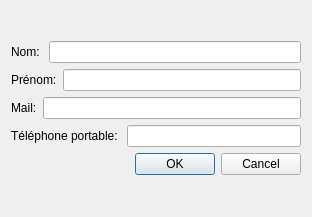
<?xml version="1.0" encoding="UTF-8"?>
<ui version="4.0">
 <class>DialogAjouter</class>
 <widget class="QDialog" name="DialogAjouter">
  <property name="geometry">
   <rect>
    <x>0</x>
    <y>0</y>
    <width>312</width>
    <height>217</height>
   </rect>
  </property>
  <property name="windowTitle">
   <string>AddContact</string>
  </property>
  <layout class="QVBoxLayout" name="verticalLayout_3">
   <item>
    <layout class="QVBoxLayout" name="verticalLayout_2">
     <item>
      <layout class="QVBoxLayout" name="verticalLayout">
       <item>
        <layout class="QHBoxLayout" name="horizontalLayout">
         <item>
          <widget class="QLabel" name="label_diagNom">
           <property name="text">
            <string>Nom: </string>
           </property>
          </widget>
         </item>
         <item>
          <widget class="QLineEdit" name="lineEditNom"/>
         </item>
        </layout>
       </item>
       <item>
        <layout class="QHBoxLayout" name="horizontalLayout_2">
         <item>
          <widget class="QLabel" name="label_diagPrenom">
           <property name="text">
            <string>Prénom:</string>
           </property>
          </widget>
         </item>
         <item>
          <widget class="QLineEdit" name="lineEditPrenom"/>
         </item>
        </layout>
       </item>
       <item>
        <layout class="QHBoxLayout" name="horizontalLayout_3">
         <item>
          <widget class="QLabel" name="label_diagMail">
           <property name="text">
            <string>Mail:</string>
           </property>
          </widget>
         </item>
         <item>
          <widget class="QLineEdit" name="lineEditMail"/>
         </item>
        </layout>
       </item>
       <item>
        <layout class="QHBoxLayout" name="horizontalLayout_4">
         <item>
          <widget class="QLabel" name="label_diagTel">
           <property name="text">
            <string>Téléphone portable: </string>
           </property>
          </widget>
         </item>
         <item>
          <widget class="QLineEdit" name="lineEditTel"/>
         </item>
        </layout>
       </item>
      </layout>
     </item>
     <item>
      <widget class="QDialogButtonBox" name="buttonBox">
       <property name="orientation">
        <enum>Qt::Horizontal</enum>
       </property>
       <property name="standardButtons">
        <set>QDialogButtonBox::Cancel|QDialogButtonBox::Ok</set>
       </property>
      </widget>
     </item>
    </layout>
   </item>
  </layout>
 </widget>
 <resources/>
 <connections>
  <connection>
   <sender>buttonBox</sender>
   <signal>accepted()</signal>
   <receiver>DialogAjouter</receiver>
   <slot>accept()</slot>
   <hints>
    <hint type="sourcelabel">
     <x>248</x>
     <y>254</y>
    </hint>
    <hint type="destinationlabel">
     <x>157</x>
     <y>274</y>
    </hint>
   </hints>
  </connection>
  <connection>
   <sender>buttonBox</sender>
   <signal>rejected()</signal>
   <receiver>DialogAjouter</receiver>
   <slot>reject()</slot>
   <hints>
    <hint type="sourcelabel">
     <x>316</x>
     <y>260</y>
    </hint>
    <hint type="destinationlabel">
     <x>286</x>
     <y>274</y>
    </hint>
   </hints>
  </connection>
 </connections>
</ui>
